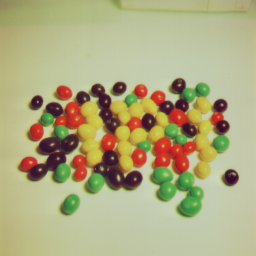
#> input picture DIP/DIP_Lab_406/images/4.1.08.tiff, 256 x 256 px, found by its file name
$ python lab_exp_08_SPECIAL_EFFECT_ripple.py
#> lines starting #> are read from the running program, lines starting #| are printed output that depends on the picture
import cv2
import numpy as np
import matplotlib.pyplot as plt

# Load RGB image using OpenCV
image_path = '/Users/abdullahnazmus-sakib/Desktop/4_1_All_Resource/DIP/DIP_Lab_406/images/4.1.08.tiff'

image_bgr = cv2.imread(image_path)
#> image_bgr is the input picture: shape (256, 256, 3); mean B, G, R 128.3, 170.9, 174.9
if image_bgr is None:
    raise FileNotFoundError("Image not found. Replace with a valid RGB image.")

# Convert to RGB and normalize to [0, 1]
image_rgb = cv2.cvtColor(image_bgr, cv2.COLOR_BGR2RGB).astype(np.float32) / 255.0
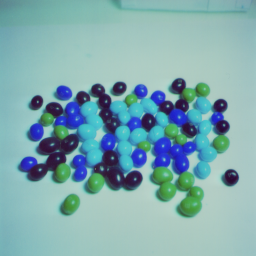
#> image_rgb: shape (256, 256, 3) float32; mean B, G, R 0.686, 0.67, 0.503
height, width, _ = image_rgb.shape
#> height = 256; width = 256

# Ripple parameters
amplitude = 5       # pixels
frequency = 0.05    # ripple density
phase = 0           # phase shift
center_x, center_y = width // 2, height // 2
#> center_x = 128; center_y = 128

# Generate coordinate grid
Y, X = np.indices((height, width), dtype=np.float32)
dx = X - center_x
dy = Y - center_y
r = np.sqrt(dx**2 + dy**2)

offset = amplitude * np.sin(frequency * r + phase)

# Avoid division by zero
r_safe = r + 1e-6

X_new = X + (dx / r_safe) * offset
Y_new = Y + (dy / r_safe) * offset

# Remap using OpenCV
map_x = X_new.astype(np.float32)
map_y = Y_new.astype(np.float32)
rippled_bgr = cv2.remap(image_bgr, map_x, map_y, interpolation=cv2.INTER_LINEAR, borderMode=cv2.BORDER_REFLECT)
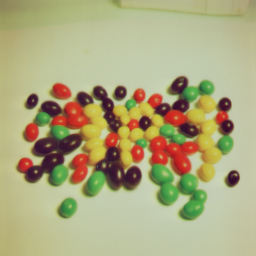
#> rippled_bgr: shape (256, 256, 3); mean B, G, R 127.1, 169.2, 173.5
rippled_rgb = cv2.cvtColor(rippled_bgr, cv2.COLOR_BGR2RGB).astype(np.float32) / 255.0
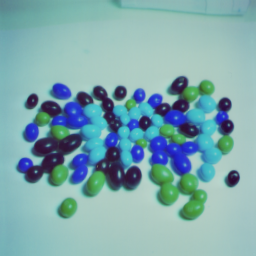
#> rippled_rgb: shape (256, 256, 3) float32; mean B, G, R 0.681, 0.664, 0.498

# Display results
fig, axes = plt.subplots(1, 2, figsize=(12, 6))
axes[0].imshow(image_rgb)
axes[0].set_title('Original Image')
axes[0].axis('off')

axes[1].imshow(rippled_rgb)
axes[1].set_title('Ripple Effect')
axes[1].axis('off')

plt.tight_layout()
plt.show()
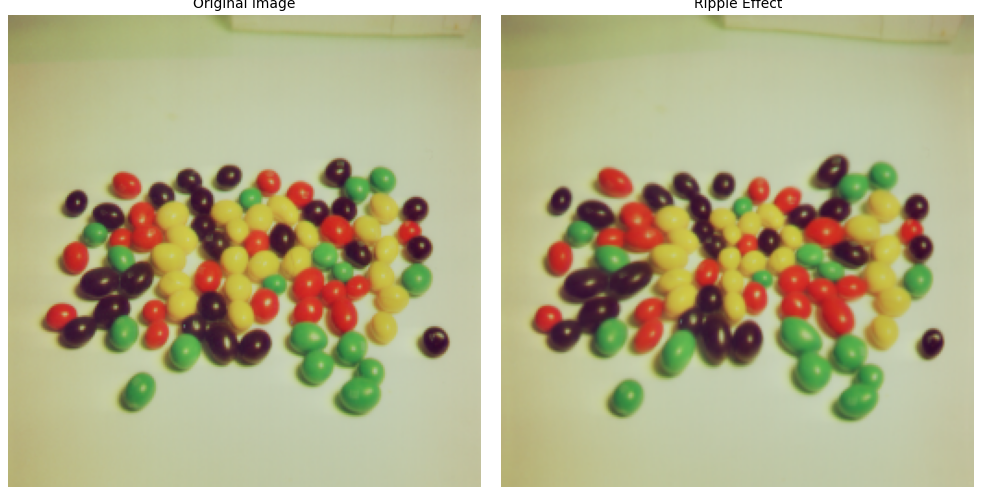
#> figure drawn by matplotlib, 2 panels; B, G, R data is drawn as R, G, B


"""
Perfect 👍 This code applies a Ripple Effect (water wave distortion) on an image. Let’s go step by step so you clearly understand what’s happening.

⸻

📌 Step-by-Step Explanation

Step 1: Load Image

image_bgr = cv2.imread(image_path)
image_rgb = cv2.cvtColor(image_bgr, cv2.COLOR_BGR2RGB).astype(np.float32) / 255.0
height, width, _ = image_rgb.shape

	•	Load the image in BGR format (OpenCV default).
	•	Convert it to RGB (for matplotlib display).
	•	Normalize pixel values to [0, 1].
	•	Store height and width for later use.

⸻

Step 2: Define Ripple Parameters

amplitude = 5       # how strong (height) the ripples are
frequency = 0.05    # how dense (close together) the ripples are
phase = 0           # starting shift of ripples
center_x, center_y = width // 2, height // 2

	•	amplitude → Controls how far pixels are displaced (bigger = stronger ripple).
	•	frequency → Controls how many ripples per distance (bigger = more ripples).
	•	phase → Shifts ripples left or right (like moving the wave).
	•	center_x, center_y → Ripples are centered at the middle of the image.

⸻

Step 3: Compute Pixel Distances

Y, X = np.indices((height, width), dtype=np.float32)
dx = X - center_x
dy = Y - center_y
r = np.sqrt(dx**2 + dy**2)

	•	np.indices gives grids of X and Y coordinates.
	•	dx, dy are displacements from the image center.
	•	r is the distance of each pixel from the center (like radius in polar coordinates).

⸻

Step 4: Ripple Distortion

offset = amplitude * np.sin(frequency * r + phase)

	•	For each pixel, calculate how much to shift outward or inward using a sine wave.
	•	sin(frequency * r) creates circular ripples from the center.
	•	Multiplying by amplitude scales the ripple strength.

⸻

Step 5: Apply Offset

r_safe = r + 1e-6
X_new = X + (dx / r_safe) * offset
Y_new = Y + (dy / r_safe) * offset

	•	Avoid dividing by zero by adding a small 1e-6.
	•	(dx / r_safe, dy / r_safe) → unit vector pointing radially outward.
	•	Multiply by offset to move pixels inwards or outwards along this direction.
	•	X_new, Y_new are the new distorted coordinates for each pixel.

⸻

Step 6: Remap Image

map_x = X_new.astype(np.float32)
map_y = Y_new.astype(np.float32)
rippled_bgr = cv2.remap(image_bgr, map_x, map_y, interpolation=cv2.INTER_LINEAR, borderMode=cv2.BORDER_REFLECT)
rippled_rgb = cv2.cvtColor(rippled_bgr, cv2.COLOR_BGR2RGB).astype(np.float32) / 255.0

	•	cv2.remap takes the original image and moves pixels to new positions (X_new, Y_new).
	•	interpolation=cv2.INTER_LINEAR → smooth interpolation.
	•	borderMode=cv2.BORDER_REFLECT → mirror effect at edges to avoid black gaps.
	•	Convert back to RGB and normalize.

⸻

Step 7: Show Images

fig, axes = plt.subplots(1, 2, figsize=(12, 6))
axes[0].imshow(image_rgb)         # original
axes[1].imshow(rippled_rgb)       # with ripple effect

	•	Display original image and ripple-transformed image side by side.

⸻

🎨 What It Does to the Image
	•	The ripple effect creates concentric circular waves radiating from the image center.
	•	Pixels shift outward/inward depending on the sine wave, making the image look like it’s under water or being distorted by waves.

⸻

✅ In short:
This code uses polar coordinates (distance from center) + sine function to distort pixels in a circular ripple pattern, then remaps the image to create a water ripple effect.

⸻

👉 Do you want me to also modify this ripple code so you can control ripple direction (horizontal/vertical waves instead of circular)?
"""

$ run again, with DIP/DIP_Lab_406/images/4.1.03.tiff copied over DIP/DIP_Lab_406/images/4.1.08.tiff
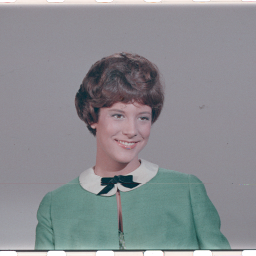
#> input picture DIP/DIP_Lab_406/images/4.1.03.tiff, 256 x 256 px, found by its file name
#> image_bgr is the input picture: shape (256, 256, 3); mean B, G, R 144, 140, 137.6
#> `rippled_rgb = cv2.cvtColor(rippled_bgr, cv2.COLOR_BGR2RGB).astype(np.f..`:
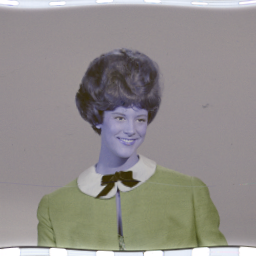
#> rippled_rgb: shape (256, 256, 3) float32; mean B, G, R 0.544, 0.553, 0.569
#> `plt.show()`:
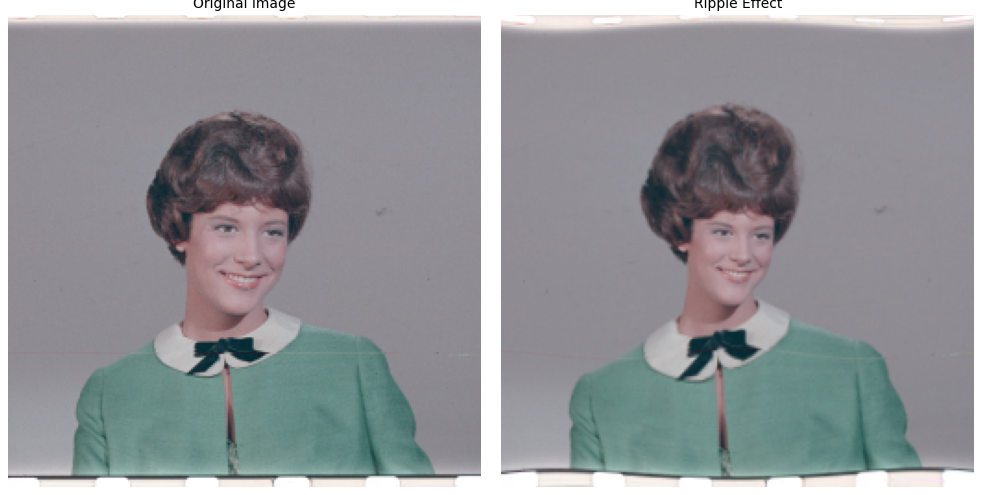
#> figure drawn by matplotlib, 2 panels; B, G, R data is drawn as R, G, B
